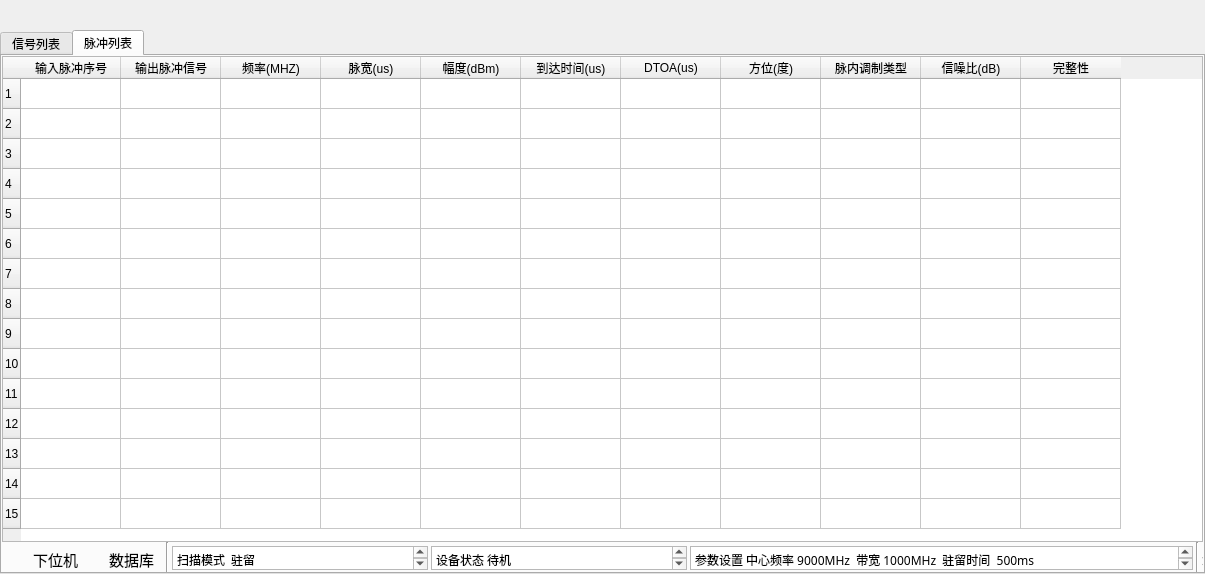
<?xml version="1.0" encoding="UTF-8"?>
<ui version="4.0">
 <class>impulse_second_form</class>
 <widget class="QWidget" name="impulse_second_form">
  <property name="geometry">
   <rect>
    <x>0</x>
    <y>0</y>
    <width>1205</width>
    <height>574</height>
   </rect>
  </property>
  <property name="windowTitle">
   <string>Form</string>
  </property>
  <layout class="QHBoxLayout" name="horizontalLayout_2">
   <property name="spacing">
    <number>0</number>
   </property>
   <property name="leftMargin">
    <number>0</number>
   </property>
   <property name="topMargin">
    <number>30</number>
   </property>
   <property name="rightMargin">
    <number>0</number>
   </property>
   <property name="bottomMargin">
    <number>0</number>
   </property>
   <item>
    <widget class="QTabWidget" name="tabWidget">
     <property name="sizePolicy">
      <sizepolicy hsizetype="Preferred" vsizetype="Preferred">
       <horstretch>0</horstretch>
       <verstretch>0</verstretch>
      </sizepolicy>
     </property>
     <property name="currentIndex">
      <number>1</number>
     </property>
     <widget class="QWidget" name="tab_3">
      <attribute name="title">
       <string>信号列表</string>
      </attribute>
      <layout class="QVBoxLayout" name="verticalLayout_2">
       <property name="spacing">
        <number>0</number>
       </property>
       <property name="leftMargin">
        <number>0</number>
       </property>
       <property name="topMargin">
        <number>0</number>
       </property>
       <property name="rightMargin">
        <number>0</number>
       </property>
       <property name="bottomMargin">
        <number>0</number>
       </property>
       <item>
        <widget class="QTableWidget" name="tableWidget_3">
         <property name="rowCount">
          <number>15</number>
         </property>
         <row/>
         <row/>
         <row/>
         <row/>
         <row/>
         <row/>
         <row/>
         <row/>
         <row/>
         <row/>
         <row/>
         <row/>
         <row/>
         <row/>
         <row/>
         <column>
          <property name="text">
           <string>信号序号</string>
          </property>
         </column>
         <column>
          <property name="text">
           <string>子类序号</string>
          </property>
         </column>
         <column>
          <property name="text">
           <string>频率类型</string>
          </property>
         </column>
         <column>
          <property name="text">
           <string>频率(MHZ)</string>
          </property>
         </column>
         <column>
          <property name="text">
           <string>PRI类型</string>
          </property>
         </column>
         <column>
          <property name="text">
           <string>PRI(us)</string>
          </property>
         </column>
         <column>
          <property name="text">
           <string>脉宽类型</string>
          </property>
         </column>
         <column>
          <property name="text">
           <string>脉宽(us)</string>
          </property>
         </column>
         <column>
          <property name="text">
           <string>幅度(dBm)</string>
          </property>
         </column>
         <column>
          <property name="text">
           <string>方位(度)</string>
          </property>
         </column>
         <column>
          <property name="text">
           <string>脉内调制类型</string>
          </property>
         </column>
         <column>
          <property name="text">
           <string>脉冲数量</string>
          </property>
         </column>
         <column>
          <property name="text">
           <string>雷达型号</string>
          </property>
         </column>
         <column>
          <property name="text">
           <string>工作模式</string>
          </property>
         </column>
         <column>
          <property name="text">
           <string>信号样式</string>
          </property>
         </column>
         <column>
          <property name="text">
           <string>截获时间</string>
          </property>
         </column>
        </widget>
       </item>
      </layout>
     </widget>
     <widget class="QWidget" name="tab_4">
      <attribute name="title">
       <string>脉冲列表</string>
      </attribute>
      <layout class="QVBoxLayout" name="verticalLayout_3">
       <property name="spacing">
        <number>0</number>
       </property>
       <property name="leftMargin">
        <number>0</number>
       </property>
       <property name="topMargin">
        <number>0</number>
       </property>
       <property name="rightMargin">
        <number>0</number>
       </property>
       <property name="bottomMargin">
        <number>0</number>
       </property>
       <item>
        <layout class="QVBoxLayout" name="verticalLayout">
         <property name="spacing">
          <number>0</number>
         </property>
         <item>
          <widget class="QTableWidget" name="tableWidget_4">
           <property name="sizePolicy">
            <sizepolicy hsizetype="Preferred" vsizetype="Preferred">
             <horstretch>0</horstretch>
             <verstretch>0</verstretch>
            </sizepolicy>
           </property>
           <property name="rowCount">
            <number>15</number>
           </property>
           <row/>
           <row/>
           <row/>
           <row/>
           <row/>
           <row/>
           <row/>
           <row/>
           <row/>
           <row/>
           <row/>
           <row/>
           <row/>
           <row/>
           <row/>
           <column>
            <property name="text">
             <string>输入脉冲序号</string>
            </property>
           </column>
           <column>
            <property name="text">
             <string>输出脉冲信号</string>
            </property>
           </column>
           <column>
            <property name="text">
             <string>频率(MHZ)</string>
            </property>
           </column>
           <column>
            <property name="text">
             <string>脉宽(us)</string>
            </property>
           </column>
           <column>
            <property name="text">
             <string>幅度(dBm)</string>
            </property>
           </column>
           <column>
            <property name="text">
             <string>到达时间(us)</string>
            </property>
           </column>
           <column>
            <property name="text">
             <string>DTOA(us)</string>
            </property>
           </column>
           <column>
            <property name="text">
             <string>方位(度)</string>
            </property>
           </column>
           <column>
            <property name="text">
             <string>脉内调制类型</string>
            </property>
           </column>
           <column>
            <property name="text">
             <string>信噪比(dB)</string>
            </property>
           </column>
           <column>
            <property name="text">
             <string>完整性</string>
            </property>
           </column>
          </widget>
         </item>
         <item>
          <widget class="QWidget" name="widget_4" native="true">
           <property name="enabled">
            <bool>true</bool>
           </property>
           <property name="sizePolicy">
            <sizepolicy hsizetype="Preferred" vsizetype="Fixed">
             <horstretch>0</horstretch>
             <verstretch>0</verstretch>
            </sizepolicy>
           </property>
           <property name="minimumSize">
            <size>
             <width>1179</width>
             <height>30</height>
            </size>
           </property>
           <widget class="Line" name="line_4">
            <property name="geometry">
             <rect>
              <x>150</x>
              <y>0</y>
              <width>31</width>
              <height>31</height>
             </rect>
            </property>
            <property name="orientation">
             <enum>Qt::Vertical</enum>
            </property>
           </widget>
           <widget class="Line" name="line_5">
            <property name="geometry">
             <rect>
              <x>1190</x>
              <y>0</y>
              <width>10</width>
              <height>30</height>
             </rect>
            </property>
            <property name="orientation">
             <enum>Qt::Vertical</enum>
            </property>
           </widget>
           <widget class="QWidget" name="horizontalLayoutWidget_2">
            <property name="geometry">
             <rect>
              <x>170</x>
              <y>0</y>
              <width>1021</width>
              <height>33</height>
             </rect>
            </property>
            <layout class="QHBoxLayout" name="horizontalLayout_5">
             <property name="spacing">
              <number>3</number>
             </property>
             <item>
              <widget class="QPlainTextEdit" name="plainTextEdit_4">
               <property name="sizePolicy">
                <sizepolicy hsizetype="Preferred" vsizetype="Fixed">
                 <horstretch>0</horstretch>
                 <verstretch>0</verstretch>
                </sizepolicy>
               </property>
               <property name="minimumSize">
                <size>
                 <width>110</width>
                 <height>20</height>
                </size>
               </property>
               <property name="maximumSize">
                <size>
                 <width>16777215</width>
                 <height>24</height>
                </size>
               </property>
               <property name="font">
                <font>
                 <family>Adobe Devanagari</family>
                 <pointsize>9</pointsize>
                </font>
               </property>
               <property name="plainText">
                <string>扫描模式  驻留</string>
               </property>
              </widget>
             </item>
             <item>
              <widget class="QPlainTextEdit" name="plainTextEdit_5">
               <property name="sizePolicy">
                <sizepolicy hsizetype="Preferred" vsizetype="Fixed">
                 <horstretch>0</horstretch>
                 <verstretch>0</verstretch>
                </sizepolicy>
               </property>
               <property name="minimumSize">
                <size>
                 <width>110</width>
                 <height>24</height>
                </size>
               </property>
               <property name="maximumSize">
                <size>
                 <width>16777215</width>
                 <height>24</height>
                </size>
               </property>
               <property name="baseSize">
                <size>
                 <width>141</width>
                 <height>0</height>
                </size>
               </property>
               <property name="font">
                <font>
                 <family>Adobe Devanagari</family>
                 <pointsize>9</pointsize>
                </font>
               </property>
               <property name="plainText">
                <string>设备状态 待机</string>
               </property>
              </widget>
             </item>
             <item>
              <widget class="QPlainTextEdit" name="plainTextEdit_6">
               <property name="sizePolicy">
                <sizepolicy hsizetype="Expanding" vsizetype="Fixed">
                 <horstretch>0</horstretch>
                 <verstretch>0</verstretch>
                </sizepolicy>
               </property>
               <property name="minimumSize">
                <size>
                 <width>320</width>
                 <height>24</height>
                </size>
               </property>
               <property name="maximumSize">
                <size>
                 <width>16777215</width>
                 <height>24</height>
                </size>
               </property>
               <property name="font">
                <font>
                 <family>宋体</family>
                 <pointsize>9</pointsize>
                </font>
               </property>
               <property name="plainText">
                <string>参数设置 中心频率 9000MHz  带宽 1000MHz  驻留时间  500ms</string>
               </property>
              </widget>
             </item>
            </layout>
           </widget>
           <widget class="QWidget" name="layoutWidget_5">
            <property name="geometry">
             <rect>
              <x>1200</x>
              <y>0</y>
              <width>211</width>
              <height>31</height>
             </rect>
            </property>
            <layout class="QHBoxLayout" name="horizontalLayout_7">
             <property name="spacing">
              <number>3</number>
             </property>
             <item>
              <widget class="QLabel" name="label_5">
               <property name="sizePolicy">
                <sizepolicy hsizetype="Preferred" vsizetype="Fixed">
                 <horstretch>0</horstretch>
                 <verstretch>0</verstretch>
                </sizepolicy>
               </property>
               <property name="maximumSize">
                <size>
                 <width>16777215</width>
                 <height>24</height>
                </size>
               </property>
               <property name="font">
                <font>
                 <pointsize>11</pointsize>
                </font>
               </property>
               <property name="text">
                <string>进度栏</string>
               </property>
               <property name="textFormat">
                <enum>Qt::AutoText</enum>
               </property>
              </widget>
             </item>
             <item>
              <widget class="QProgressBar" name="progressBar_2">
               <property name="sizePolicy">
                <sizepolicy hsizetype="Expanding" vsizetype="Fixed">
                 <horstretch>0</horstretch>
                 <verstretch>0</verstretch>
                </sizepolicy>
               </property>
               <property name="maximumSize">
                <size>
                 <width>16777215</width>
                 <height>24</height>
                </size>
               </property>
               <property name="value">
                <number>24</number>
               </property>
              </widget>
             </item>
            </layout>
           </widget>
           <widget class="QWidget" name="layoutWidget">
            <property name="geometry">
             <rect>
              <x>0</x>
              <y>1</y>
              <width>161</width>
              <height>32</height>
             </rect>
            </property>
            <layout class="QHBoxLayout" name="horizontalLayout">
             <property name="spacing">
              <number>0</number>
             </property>
             <item>
              <widget class="QWidget" name="widget_5" native="true">
               <property name="sizePolicy">
                <sizepolicy hsizetype="Fixed" vsizetype="Fixed">
                 <horstretch>0</horstretch>
                 <verstretch>0</verstretch>
                </sizepolicy>
               </property>
               <property name="minimumSize">
                <size>
                 <width>15</width>
                 <height>20</height>
                </size>
               </property>
               <property name="styleSheet">
                <string notr="true">image: url(:/new/icon/images/xiaweiji.PNG);
image: url(:/new/prefix1/images/xiaweiji.PNG);</string>
               </property>
              </widget>
             </item>
             <item>
              <widget class="QLabel" name="label_4">
               <property name="sizePolicy">
                <sizepolicy hsizetype="Fixed" vsizetype="Fixed">
                 <horstretch>0</horstretch>
                 <verstretch>0</verstretch>
                </sizepolicy>
               </property>
               <property name="minimumSize">
                <size>
                 <width>40</width>
                 <height>30</height>
                </size>
               </property>
               <property name="font">
                <font>
                 <pointsize>11</pointsize>
                </font>
               </property>
               <property name="text">
                <string>下位机</string>
               </property>
              </widget>
             </item>
             <item>
              <widget class="QWidget" name="widget_6" native="true">
               <property name="sizePolicy">
                <sizepolicy hsizetype="Fixed" vsizetype="Fixed">
                 <horstretch>0</horstretch>
                 <verstretch>0</verstretch>
                </sizepolicy>
               </property>
               <property name="minimumSize">
                <size>
                 <width>15</width>
                 <height>20</height>
                </size>
               </property>
               <property name="styleSheet">
                <string notr="true">
image: url(:/new/prefix1/images/xiaweiji.PNG);</string>
               </property>
              </widget>
             </item>
             <item>
              <widget class="QLabel" name="label_6">
               <property name="sizePolicy">
                <sizepolicy hsizetype="Fixed" vsizetype="Fixed">
                 <horstretch>0</horstretch>
                 <verstretch>0</verstretch>
                </sizepolicy>
               </property>
               <property name="minimumSize">
                <size>
                 <width>40</width>
                 <height>30</height>
                </size>
               </property>
               <property name="font">
                <font>
                 <pointsize>11</pointsize>
                </font>
               </property>
               <property name="text">
                <string>数据库</string>
               </property>
              </widget>
             </item>
            </layout>
           </widget>
          </widget>
         </item>
        </layout>
       </item>
      </layout>
     </widget>
    </widget>
   </item>
  </layout>
 </widget>
 <resources/>
 <connections/>
</ui>
